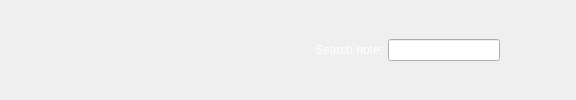
     <widget class="QFrame" name="upperBarPanel">
      <property name="minimumSize">
       <size>
        <width>50</width>
        <height>36</height>
       </size>
      </property>
      <property name="styleSheet">
       <string notr="true">#upperBarPanel {
border: none;
background-color: qlineargradient(x1: 0, y1: 0, x2: 0, y2: 1,
stop: 0 #a6a6a6, 
stop: 0.08 #7f7f7f,
stop: 0.39999 #717171, 
stop: 0.4 #626262,
stop: 0.9 #4c4c4c, 
stop: 1 #333333);
}

QPushButton {
border: none;
margin-left: 2px;
margin-right: 2px;
}

QPushButton:focus {
outline: none;
}

QPushButton:hover:!pressed {
background-color: qlineargradient(x1: 0, y1: 0, x2: 0, y2: 1,
stop: 0 #bcbcbc, stop: 0.08 #9f9f9f,
stop: 0.39999 #949494, stop: 0.4 #898989,
stop: 0.9 #787878, stop: 1 #666666);
}

QPushButton:pressed {
background-color: qlineargradient(x1: 0, y1: 0, x2: 0, y2: 1,
stop: 0 #535353, stop: 0.08 #3f3f3f,
stop: 0.39999 #393939, stop: 0.4 #313131,
stop: 0.9 #262626, stop: 1 #1a1a1a);
}

QLabel {
color: rgb(255, 255, 255);
margin-right: 2px;
}

QLineEdit {
margin-left: 0px;
margin-right: 0px;
padding-left: 2px;
padding-right: 2px;
}</string>
      </property>
      <property name="lineWidth">
       <number>0</number>
      </property>
      <layout class="QHBoxLayout" name="horizontalLayout">
       <property name="spacing">
        <number>0</number>
       </property>
       <property name="leftMargin">
        <number>4</number>
       </property>
       <property name="topMargin">
        <number>0</number>
       </property>
       <property name="rightMargin">
        <number>0</number>
       </property>
       <property name="bottomMargin">
        <number>0</number>
       </property>
       <item>
        <widget class="QPushButton" name="goBackPushButton">
         <property name="sizePolicy">
          <sizepolicy hsizetype="Preferred" vsizetype="Preferred">
           <horstretch>0</horstretch>
           <verstretch>0</verstretch>
          </sizepolicy>
         </property>
         <property name="minimumSize">
          <size>
           <width>32</width>
           <height>32</height>
          </size>
         </property>
         <property name="icon">
          <iconset theme="go-previous">
           <normaloff>.</normaloff>.</iconset>
         </property>
         <property name="iconSize">
          <size>
           <width>26</width>
           <height>26</height>
          </size>
         </property>
         <property name="flat">
          <bool>true</bool>
         </property>
        </widget>
       </item>
       <item>
        <widget class="QPushButton" name="goForwardPushButton">
         <property name="sizePolicy">
          <sizepolicy hsizetype="Preferred" vsizetype="Preferred">
           <horstretch>0</horstretch>
           <verstretch>0</verstretch>
          </sizepolicy>
         </property>
         <property name="minimumSize">
          <size>
           <width>32</width>
           <height>32</height>
          </size>
         </property>
         <property name="icon">
          <iconset theme="go-next">
           <normaloff>.</normaloff>.</iconset>
         </property>
         <property name="iconSize">
          <size>
           <width>26</width>
           <height>26</height>
          </size>
         </property>
         <property name="flat">
          <bool>true</bool>
         </property>
        </widget>
       </item>
       <item>
        <widget class="QPushButton" name="syncPushButton">
         <property name="sizePolicy">
          <sizepolicy hsizetype="Preferred" vsizetype="Preferred">
           <horstretch>0</horstretch>
           <verstretch>0</verstretch>
          </sizepolicy>
         </property>
         <property name="minimumSize">
          <size>
           <width>32</width>
           <height>32</height>
          </size>
         </property>
         <property name="icon">
          <iconset resource="../resource/icons/other/icons.qrc">
           <normaloff>:/sync/sync.png</normaloff>:/sync/sync.png</iconset>
         </property>
         <property name="iconSize">
          <size>
           <width>26</width>
           <height>26</height>
          </size>
         </property>
         <property name="flat">
          <bool>true</bool>
         </property>
        </widget>
       </item>
       <item>
        <widget class="QPushButton" name="infoButton">
         <property name="sizePolicy">
          <sizepolicy hsizetype="Preferred" vsizetype="Preferred">
           <horstretch>0</horstretch>
           <verstretch>0</verstretch>
          </sizepolicy>
         </property>
         <property name="minimumSize">
          <size>
           <width>32</width>
           <height>32</height>
          </size>
         </property>
         <property name="icon">
          <iconset theme="dialog-information">
           <normaloff>.</normaloff>.</iconset>
         </property>
         <property name="iconSize">
          <size>
           <width>26</width>
           <height>26</height>
          </size>
         </property>
         <property name="flat">
          <bool>true</bool>
         </property>
        </widget>
       </item>
       <item>
        <widget class="QPushButton" name="printNotePushButton">
         <property name="sizePolicy">
          <sizepolicy hsizetype="Preferred" vsizetype="Preferred">
           <horstretch>0</horstretch>
           <verstretch>0</verstretch>
          </sizepolicy>
         </property>
         <property name="minimumSize">
          <size>
           <width>32</width>
           <height>32</height>
          </size>
         </property>
         <property name="icon">
          <iconset theme="document-print">
           <normaloff>.</normaloff>.</iconset>
         </property>
         <property name="iconSize">
          <size>
           <width>26</width>
           <height>26</height>
          </size>
         </property>
         <property name="flat">
          <bool>true</bool>
         </property>
        </widget>
       </item>
       <item>
        <widget class="QPushButton" name="sendNotePushButton">
         <property name="sizePolicy">
          <sizepolicy hsizetype="Preferred" vsizetype="Ignored">
           <horstretch>0</horstretch>
           <verstretch>0</verstretch>
          </sizepolicy>
         </property>
         <property name="minimumSize">
          <size>
           <width>32</width>
           <height>32</height>
          </size>
         </property>
         <property name="icon">
          <iconset theme="mail-send">
           <normaloff>.</normaloff>.</iconset>
         </property>
         <property name="iconSize">
          <size>
           <width>26</width>
           <height>26</height>
          </size>
         </property>
         <property name="flat">
          <bool>true</bool>
         </property>
        </widget>
       </item>
       <item>
        <widget class="QPushButton" name="deleteNotePushButton">
         <property name="sizePolicy">
          <sizepolicy hsizetype="Preferred" vsizetype="Preferred">
           <horstretch>0</horstretch>
           <verstretch>0</verstretch>
          </sizepolicy>
         </property>
         <property name="minimumSize">
          <size>
           <width>32</width>
           <height>32</height>
          </size>
         </property>
         <property name="icon">
          <iconset theme="edit-delete">
           <normaloff>.</normaloff>.</iconset>
         </property>
         <property name="iconSize">
          <size>
           <width>26</width>
           <height>26</height>
          </size>
         </property>
         <property name="flat">
          <bool>true</bool>
         </property>
        </widget>
       </item>
       <item>
        <widget class="QPushButton" name="addNotePushButton">
         <property name="sizePolicy">
          <sizepolicy hsizetype="Preferred" vsizetype="Preferred">
           <horstretch>0</horstretch>
           <verstretch>0</verstretch>
          </sizepolicy>
         </property>
         <property name="minimumSize">
          <size>
           <width>32</width>
           <height>32</height>
          </size>
         </property>
         <property name="icon">
          <iconset theme="document-new">
           <normaloff>.</normaloff>.</iconset>
         </property>
         <property name="iconSize">
          <size>
           <width>26</width>
           <height>26</height>
          </size>
         </property>
         <property name="flat">
          <bool>true</bool>
         </property>
        </widget>
       </item>
       <item>
        <spacer name="upperBarHorizontalSpacer">
         <property name="orientation">
          <enum>Qt::Horizontal</enum>
         </property>
         <property name="sizeType">
          <enum>QSizePolicy::Minimum</enum>
         </property>
         <property name="sizeHint" stdset="0">
          <size>
           <width>20</width>
           <height>20</height>
          </size>
         </property>
        </spacer>
       </item>
       <item>
        <widget class="QLabel" name="searchQueryLabel">
         <property name="text">
          <string>Search note:</string>
         </property>
         <property name="alignment">
          <set>Qt::AlignRight|Qt::AlignTrailing|Qt::AlignVCenter</set>
         </property>
        </widget>
       </item>
       <item>
        <widget class="QLineEdit" name="searchQueryLineEdit">
         <property name="minimumSize">
          <size>
           <width>0</width>
           <height>22</height>
          </size>
         </property>
        </widget>
       </item>
       <item>
        <widget class="QPushButton" name="saveSearchPushButton">
         <property name="sizePolicy">
          <sizepolicy hsizetype="Preferred" vsizetype="Preferred">
           <horstretch>0</horstretch>
           <verstretch>0</verstretch>
          </sizepolicy>
         </property>
         <property name="minimumSize">
          <size>
           <width>32</width>
           <height>32</height>
          </size>
         </property>
         <property name="text">
          <string/>
         </property>
         <property name="icon">
          <iconset theme="document-save">
           <normaloff>.</normaloff>.</iconset>
         </property>
         <property name="iconSize">
          <size>
           <width>16</width>
           <height>16</height>
          </size>
         </property>
         <property name="flat">
          <bool>true</bool>
         </property>
        </widget>
       </item>
       <item>
        <spacer name="horizontalSpacer">
         <property name="orientation">
          <enum>Qt::Horizontal</enum>
         </property>
         <property name="sizeType">
          <enum>QSizePolicy::Minimum</enum>
         </property>
         <property name="sizeHint" stdset="0">
          <size>
           <width>40</width>
           <height>20</height>
          </size>
         </property>
        </spacer>
       </item>
      </layout>
     </widget>
